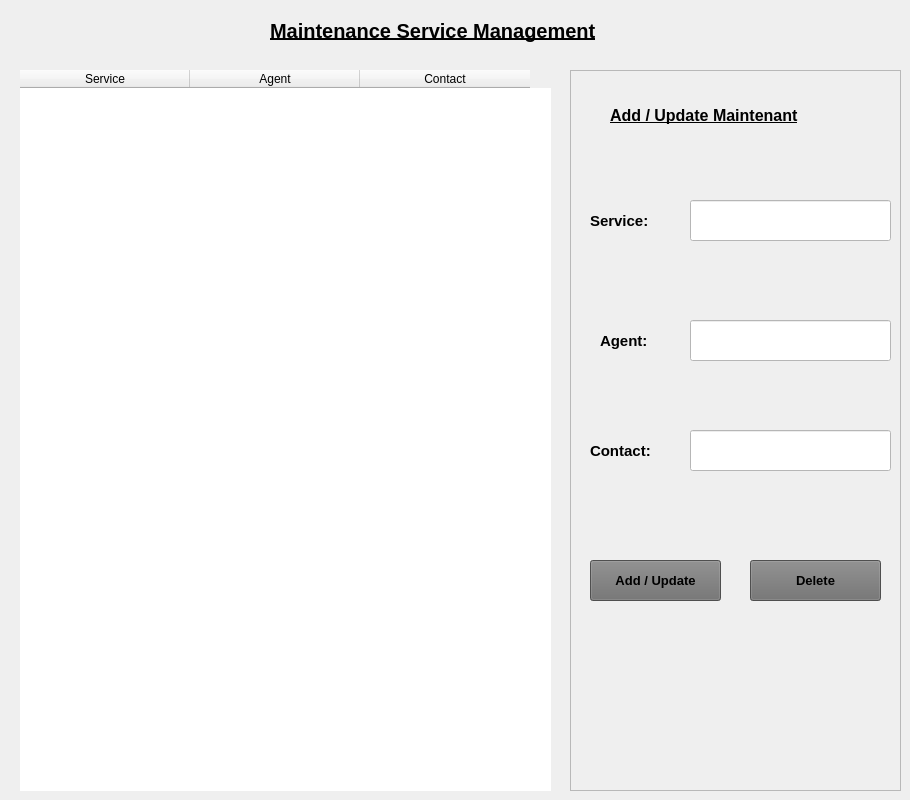
        <widget class="QWidget" name="tab_6">
         <attribute name="title">
          <string>maintenance</string>
         </attribute>
         <widget class="QLabel" name="label_14">
          <property name="geometry">
           <rect>
            <x>270</x>
            <y>10</y>
            <width>441</width>
            <height>41</height>
           </rect>
          </property>
          <property name="font">
           <font>
            <pointsize>15</pointsize>
            <weight>75</weight>
            <bold>true</bold>
            <underline>true</underline>
           </font>
          </property>
          <property name="text">
           <string>Maintenance Service Management</string>
          </property>
         </widget>
         <widget class="QTableWidget" name="tableWidget_4">
          <property name="geometry">
           <rect>
            <x>20</x>
            <y>70</y>
            <width>531</width>
            <height>721</height>
           </rect>
          </property>
          <property name="frameShape">
           <enum>QFrame::NoFrame</enum>
          </property>
          <attribute name="horizontalHeaderDefaultSectionSize">
           <number>170</number>
          </attribute>
          <column>
           <property name="text">
            <string>Service</string>
           </property>
          </column>
          <column>
           <property name="text">
            <string>Agent</string>
           </property>
          </column>
          <column>
           <property name="text">
            <string>Contact</string>
           </property>
          </column>
         </widget>
         <widget class="QFrame" name="frame_7">
          <property name="geometry">
           <rect>
            <x>570</x>
            <y>70</y>
            <width>331</width>
            <height>721</height>
           </rect>
          </property>
          <property name="styleSheet">
           <string notr="true"/>
          </property>
          <property name="frameShape">
           <enum>QFrame::StyledPanel</enum>
          </property>
          <property name="frameShadow">
           <enum>QFrame::Plain</enum>
          </property>
          <widget class="QLabel" name="label_15">
           <property name="geometry">
            <rect>
             <x>20</x>
             <y>130</y>
             <width>81</width>
             <height>41</height>
            </rect>
           </property>
           <property name="font">
            <font>
             <pointsize>11</pointsize>
             <weight>75</weight>
             <bold>true</bold>
            </font>
           </property>
           <property name="text">
            <string>Service:</string>
           </property>
          </widget>
          <widget class="QLineEdit" name="lineEdit_5">
           <property name="geometry">
            <rect>
             <x>120</x>
             <y>130</y>
             <width>201</width>
             <height>41</height>
            </rect>
           </property>
           <property name="styleSheet">
            <string notr="true">background-color: rgb(255, 255, 255);</string>
           </property>
          </widget>
          <widget class="QLineEdit" name="lineEdit_6">
           <property name="geometry">
            <rect>
             <x>120</x>
             <y>250</y>
             <width>201</width>
             <height>41</height>
            </rect>
           </property>
           <property name="styleSheet">
            <string notr="true">background-color: rgb(255, 255, 255);</string>
           </property>
           <property name="text">
            <string/>
           </property>
          </widget>
          <widget class="QLabel" name="label_16">
           <property name="geometry">
            <rect>
             <x>30</x>
             <y>250</y>
             <width>71</width>
             <height>41</height>
            </rect>
           </property>
           <property name="font">
            <font>
             <pointsize>11</pointsize>
             <weight>75</weight>
             <bold>true</bold>
            </font>
           </property>
           <property name="text">
            <string>Agent:</string>
           </property>
          </widget>
          <widget class="QLabel" name="label_17">
           <property name="geometry">
            <rect>
             <x>20</x>
             <y>360</y>
             <width>81</width>
             <height>41</height>
            </rect>
           </property>
           <property name="font">
            <font>
             <pointsize>11</pointsize>
             <weight>75</weight>
             <bold>true</bold>
            </font>
           </property>
           <property name="text">
            <string>Contact:</string>
           </property>
          </widget>
          <widget class="QLabel" name="label_18">
           <property name="geometry">
            <rect>
             <x>40</x>
             <y>30</y>
             <width>261</width>
             <height>31</height>
            </rect>
           </property>
           <property name="font">
            <font>
             <pointsize>12</pointsize>
             <weight>75</weight>
             <bold>true</bold>
             <underline>true</underline>
            </font>
           </property>
           <property name="text">
            <string>Add / Update Maintenant</string>
           </property>
          </widget>
          <widget class="QPushButton" name="pushButton_11">
           <property name="geometry">
            <rect>
             <x>20</x>
             <y>490</y>
             <width>131</width>
             <height>41</height>
            </rect>
           </property>
           <property name="font">
            <font>
             <pointsize>10</pointsize>
             <weight>75</weight>
             <bold>true</bold>
            </font>
           </property>
           <property name="styleSheet">
            <string notr="true">background-color: rgb(111, 111, 111);</string>
           </property>
           <property name="text">
            <string>Add / Update</string>
           </property>
          </widget>
          <widget class="QLineEdit" name="lineEdit_7">
           <property name="geometry">
            <rect>
             <x>120</x>
             <y>360</y>
             <width>201</width>
             <height>41</height>
            </rect>
           </property>
           <property name="styleSheet">
            <string notr="true">background-color: rgb(255, 255, 255);</string>
           </property>
           <property name="text">
            <string/>
           </property>
          </widget>
          <widget class="QPushButton" name="pushButton_12">
           <property name="geometry">
            <rect>
             <x>180</x>
             <y>490</y>
             <width>131</width>
             <height>41</height>
            </rect>
           </property>
           <property name="font">
            <font>
             <pointsize>10</pointsize>
             <weight>75</weight>
             <bold>true</bold>
            </font>
           </property>
           <property name="styleSheet">
            <string notr="true">background-color: rgb(111, 111, 111);</string>
           </property>
           <property name="text">
            <string>Delete</string>
           </property>
          </widget>
         </widget>
        </widget>
